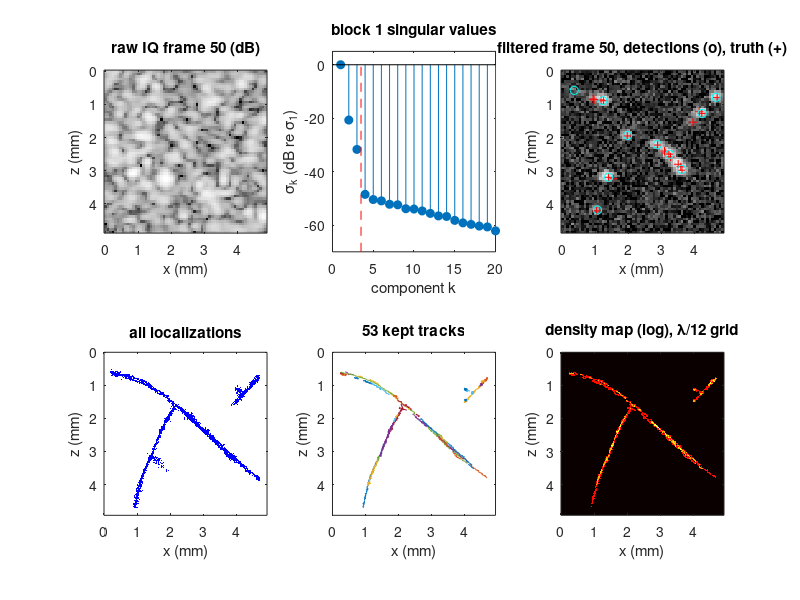

Write the MATLAB code that produced this figure.
%% m31_ulm_pipeline.m
% Purpose : a complete, minimal ULM pipeline on simulated beamformed IQ data:
%           synthesis -> SVD clutter filter -> matched-filter detection ->
%           sub-pixel localization (weighted average, Gaussian 3-point) ->
%           greedy frame-to-frame assignment -> track filter -> density map.
%           Every stage is compared with the ground truth that only a
%           simulation provides (true bubble positions and identities).
% Model   : 64 x 64 pixels of lambda/4 (5 MHz, lambda = 308 um), 1000 frames/s,
%           3 blocks of 100 frames. Six vessels (120, 60, 60, 30, 30, 20 um;
%           centreline speeds 25 ... 1.5 mm/s, parabolic profile). Bubbles:
%           Gaussian PSF, FWHM lambda (lateral) x 0.75 lambda (axial),
%           log-normal amplitude (4 dB), random phase, Doppler phase -4*pi*z/lambda.
%           Clutter: 3 speckle fields with slow complex gains, 30 dB above the
%           median bubble. White complex noise set by the median-bubble ENR.
%           Same model as Demo 31.1 (different random numbers).
% Change  : ENRdB, Nb (bubbles in the field), rList (SVD cut-offs), Pfa,
%           gate (linking distance, lambda), Lmin (minimum track length).
% Expect  : three clutter components (0-4 Hz mean Doppler, then a drop of
%           17 dB to bubble components at 50-100 Hz); r = 3 is the best cut-off
%           (recall 0.45, 0.26 false alarms per frame); r = 1 or 2 detects
%           almost nothing, r >= 4 loses bubbles and adds false alarms.
%           Localization error about 3x the median-bubble CRLB, mostly the
%           3-point estimator on lambda/4 pixels with white pixel noise (it
%           uses 3 samples of a PSF 4 pixels wide), also for isolated bubbles.
%           Greedy links 93 % correct. Across the 60 um vessel the localizations
%           spread 25.3 um while the true positions of the same (few) bubbles
%           spread 7.9 um: the quadrature difference, 24.0 um, matches the
%           actual rms perpendicular error (23.6 um). Runtime about 10 s (Octave).
rng(1);

%% Parameters
lam_um = 308; pix = 0.25; Nx = 64; Nz = 64; Np = Nx*Nz;  % pixel = lambda/4
FR = 1000; Tb = 100; nBlk = 3;                            % frames/s, frames per block
wx = 1/2.3548/pix; wz = 0.75/2.3548/pix;                  % PSF amplitude std (pixels)
ENRdB = 24; Nb = 20;                                      % median-bubble ENR, bubbles
Pfa = 1e-5; gate = 0.25; Lmin = 10;                       % detection, linking (lambda), track length
rList = [0 1 2 3 4 6 8 12];                               % SVD cut-offs to compare (block 1)
rUse = 3;                                                 % cut-off for the full pipeline
sigp = sqrt(pi*wx*wz/10^(ENRdB/10));                      % per-pixel complex noise std

%% Vessels: centrelines resampled to 0.02 lambda, normals, lengths
P = {[0.5 2;4 3;7 5.2;10 7.8;12.5 10.2;15.5 12.6], [7 5.2;5.6 7.8;4.6 10.2;3.6 12.6;3 15.5], ...
     [10 7.8;12 6;13.6 4.2;15.5 2.2], [4.6 10.2;6.4 11.8;8.2 13.6;9.4 15.5], ...
     [13.6 4.2;12 2.6;10.6 1.6;9 0.6], [12.5 10.2;11.6 12.2;12.2 14;12 15.5]};
dV = [120 60 60 30 30 20]; vV = [25 10 8 3 2.5 1.5];      % diameter (um), centreline speed (mm/s)
nV = numel(P); VX = cell(1,nV); VZ = VX; NXv = VX; NZv = VX; Lv = zeros(1,nV);
for k = 1:nV
    Q = P{k}; t = [0; cumsum(sqrt(sum(diff(Q).^2, 2)))];
    tt = linspace(0, t(end), 2000)';
    x = interp1(t, Q(:,1), tt, 'pchip'); z = interp1(t, Q(:,2), tt, 'pchip');
    cum = [0; cumsum(sqrt(diff(x).^2 + diff(z).^2))];
    su = (0:0.02:cum(end))';
    VX{k} = interp1(cum, x, su); VZ{k} = interp1(cum, z, su); Lv(k) = su(end);
    gx = gradient(VX{k}); gz = gradient(VZ{k}); gl = sqrt(gx.^2 + gz.^2);
    NXv{k} = -gz./gl; NZv{k} = gx./gl;
end
rV = dV/lam_um/2;                                         % radius (lambda)
vf = vV/(lam_um/1000)/FR;                                 % speed (lambda per frame)
wV = dV.*Lv; cw = cumsum(wV)/sum(wV);                     % bubbles per vessel ~ d x L (demo compromise)

%% Clutter fields (speckle = white noise convolved with the PSF)
kx = exp(-((-ceil(3*wx):ceil(3*wx)).^2)/(2*wx^2)); kz = exp(-((-ceil(3*wz):ceil(3*wz))'.^2)/(2*wz^2));
ampC = 10.^([30 18 6]/20); T = cell(1,3);
for k = 1:3
    W = conv2(kz, kx, randn(Nz,Nx) + 1i*randn(Nz,Nx), 'same');
    T{k} = W/sqrt(mean(abs(W(:)).^2))*ampC(k);
end
phc = 2*pi*rand(1,3); fC = [2.1 -5.3];                    % clutter gain phases, rotation (Hz)

%% Bubbles: vessel, arclength, lateral position u, amplitude, phase, id
bk = zeros(Nb,1); bs = bk; bu = bk; ba = bk; bph = bk; bid = (1:Nb)'; nid = Nb;
for i = 1:Nb
    bk(i) = find(rand <= cw, 1); bs(i) = rand*Lv(bk(i));
    u = 2*rand - 1; while rand > 1 - u^2, u = 2*rand - 1; end; bu(i) = u;
    ba(i) = 10^(4*randn/20); bph(i) = 2*pi*rand;
end

%% 1) Synthesis
tic;
nF = nBlk*Tb; IQ = zeros(Nz, Nx, nF); truth = cell(1, nF);
xg = 0:Nx-1; zg = (0:Nz-1)';
for f = 1:nF
    t = (f-1)/FR;
    c0 = exp(-1i*4*pi*0.02*sin(2*pi*3*t + phc(1)));
    fr = T{1}*c0 + T{2}*exp(1i*(2*pi*fC(1)*t + phc(2))) + T{3}*exp(1i*(2*pi*fC(2)*t + phc(3)));
    tl = zeros(0,4);
    for i = 1:Nb
        k = bk(i); bs(i) = bs(i) + vf(k)*(1 - bu(i)^2);
        if bs(i) > Lv(k)                                   % respawn at an inlet
            k = find(rand <= cw, 1); bk(i) = k; bs(i) = 0;
            u = 2*rand - 1; while rand > 1 - u^2, u = 2*rand - 1; end; bu(i) = u;
            ba(i) = 10^(4*randn/20); bph(i) = 2*pi*rand; nid = nid + 1; bid(i) = nid;
        end
        j = min(numel(VX{k}), max(1, round(bs(i)/0.02) + 1));
        x = VX{k}(j) + bu(i)*rV(k)*NXv{k}(j); z = VZ{k}(j) + bu(i)*rV(k)*NZv{k}(j);
        X = x/pix - 0.5; Z = z/pix - 0.5;                  % pixel coordinates (0-based)
        a = ba(i)*(1 + 0.1*randn)*exp(1i*(bph(i) - 4*pi*z));
        fr = fr + a*exp(-(zg - Z).^2/(2*wz^2))*exp(-(xg - X).^2/(2*wx^2));
        tl(end+1,:) = [x z bid(i) k];                      %#ok<SAGROW>
    end
    IQ(:,:,f) = fr + sigp/sqrt(2)*(randn(Nz,Nx) + 1i*randn(Nz,Nx));
    truth{f} = tl;
end
fprintf('Synthesis: %d frames of %d x %d pixels (%.1f s)\n', nF, Nz, Nx, toc);

%% 2) SVD of each block; singular spectrum and Doppler of the temporal vectors
U = cell(1,nBlk); Sg = U; Vv = U;
for b = 1:nBlk
    X = reshape(IQ(:,:,(b-1)*Tb + (1:Tb)), Np, Tb);
    [U{b}, Sg{b}, Vv{b}] = svd(X, 'econ');
end
sv = diag(Sg{1}); w = conj(Vv{1});                         % temporal signature of component k
fd = abs(angle(sum(w(2:end,:).*conj(w(1:end-1,:)), 1)))*FR/(2*pi);
fprintf('\nBlock 1: singular values (dB re sigma_1) and |mean Doppler| of components 1-8\n');
fprintf('  k      : %s\n', sprintf('%7d', 1:8));
fprintf('  dB     : %s\n', sprintf('%7.1f', 20*log10(sv(1:8)/sv(1))));
fprintf('  |fD| Hz: %s\n', sprintf('%7.1f', fd(1:8)));

%% 3-4) Detection and localization (anonymous helpers, base MATLAB)
kmx = exp(-((-ceil(2.5*wx):ceil(2.5*wx)).^2)/(2*wx^2)); kmz = exp(-((-ceil(2.5*wz):ceil(2.5*wz))'.^2)/(2*wz^2));
thr = log(1/Pfa);                                          % eta^2/sigma^2 for Pfa = exp(-eta^2/sigma^2)
filt = @(b, r) reshape(reshape(IQ(:,:,(b-1)*Tb + (1:Tb)), Np, Tb) - U{b}(:,1:r)*Sg{b}(1:r,1:r)*Vv{b}(:,1:r)', Nz, Nx, Tb);
o3 = @(a, b, c) max(-0.5, min(0.5, 0.5*(log(a) - log(c))/min(log(a) - 2*log(b) + log(c), -eps)));
res = zeros(numel(rList), 4);                              % recall, FA/frame, RMSE (um), median error (um)
for pass = 1:2
    if pass == 1, rr = rList; blocks = 1; else, rr = rUse; blocks = 1:nBlk; end
    for ir = 1:numel(rr)
        L = zeros(0, 9);                                   % [x z frame id ex ez xWA zWA vessel]
        nTrue = 0;
        for b = blocks
            F = filt(b, rr(ir));
            for t = 1:Tb
                f = (b-1)*Tb + t; A = abs(F(:,:,t));
                M = abs(conv2(kmz, kmx, F(:,:,t), 'same')).^2;
                s2 = median(M(:))/log(2);
                C = M(4:end-3, 4:end-3); pk = C > s2*thr;
                for di = -1:1, for dj = -1:1
                    if di || dj, pk = pk & C >= M((4:end-3)+di, (4:end-3)+dj); end
                end, end
                [ii, jj] = find(pk); ii = ii + 3; jj = jj + 3;
                tl = truth{f}; inner = tl(:,1) > 0.75 & tl(:,1) < 15.25 & tl(:,2) > 0.75 & tl(:,2) < 15.25;
                nTrue = nTrue + sum(inner);
                for q = 1:numel(ii)
                    blk = A(ii(q)-1:ii(q)+1, jj(q)-1:jj(q)+1); [~, m] = max(blk(:)); [di, dj] = ind2sub([3 3], m);
                    i0 = ii(q) + di - 2; j0 = jj(q) + dj - 2;
                    i0 = min(Nz-3, max(3, i0)); j0 = min(Nx-3, max(3, j0));
                    gxo = o3(A(i0,j0-1), A(i0,j0), A(i0,j0+1)); gzo = o3(A(i0-1,j0), A(i0,j0), A(i0+1,j0));
                    Wb = A(i0-2:i0+2, j0-2:j0+2); [jw, iw] = meshgrid(-2:2, -2:2);
                    xw = (j0 - 1 + sum(Wb(:).*jw(:))/sum(Wb(:)) + 0.5)*pix; zw = (i0 - 1 + sum(Wb(:).*iw(:))/sum(Wb(:)) + 0.5)*pix;
                    x = (j0 - 1 + gxo + 0.5)*pix; z = (i0 - 1 + gzo + 0.5)*pix;
                    d = sqrt((tl(:,1) - x).^2 + (tl(:,2) - z).^2); [dm, im] = min(d);
                    if dm < 0.5, L(end+1,:) = [x z f tl(im,3) x-tl(im,1) z-tl(im,2) xw zw tl(im,4)]; %#ok<SAGROW>
                    else, L(end+1,:) = [x z f -1 0 0 xw zw 0]; end %#ok<SAGROW>
                end
            end
        end
        tp = L(:,4) >= 0; [~, uq] = unique(L(tp,3)*1e6 + L(tp,4)); E = L(tp,:); E = E(uq,:);
        er = sqrt(E(:,5).^2 + E(:,6).^2)*lam_um;
        if pass == 1
            if isempty(er), er = NaN; end
            res(ir,:) = [size(E,1)/max(1,nTrue), sum(~tp)/(numel(blocks)*Tb), sqrt(mean(er.^2)), median(er)];
        end
    end
end
fprintf('\nSVD cut-off sweep on block 1 (Pfa = %.0e, Gaussian 3-point localizer)\n', Pfa);
fprintf('   r   recall   FA/frame   RMSE(um)   median(um)\n');
for ir = 1:numel(rList), fprintf('  %2d   %5.2f    %7.2f    %7.1f    %7.1f\n', rList(ir), res(ir,:)); end

crx = wx*pix/sqrt(10^(ENRdB/10))*lam_um; crz = wz*pix/sqrt(10^(ENRdB/10))*lam_um;
tp = L(:,4) >= 0;
eGx = L(tp,5)*lam_um; eGz = L(tp,6)*lam_um;
idx = find(tp); tl0 = zeros(numel(idx),2);
for q = 1:numel(idx), tl = truth{L(idx(q),3)}; m = find(tl(:,3) == L(idx(q),4), 1); tl0(q,:) = tl(m,1:2); end
eWx = (L(tp,7) - tl0(:,1))*lam_um; eWz = (L(tp,8) - tl0(:,2))*lam_um;
fprintf('\nFull pipeline, r = %d, %d blocks (%.1f s of data): %d localizations, %d true positives\n', rUse, nBlk, nF/FR, size(L,1), sum(tp));
fprintf('  CRLB of the median bubble (ENR %d dB): sigma_x = %.1f um, sigma_z = %.1f um\n', ENRdB, crx, crz);
fprintf('  Gaussian 3-point: RMSE x = %.1f um, z = %.1f um; median |error| = %.1f um\n', sqrt(mean(eGx.^2)), sqrt(mean(eGz.^2)), median(sqrt(eGx.^2 + eGz.^2)));
fprintf('  Weighted average: RMSE x = %.1f um, z = %.1f um; median |error| = %.1f um\n', sqrt(mean(eWx.^2)), sqrt(mean(eWz.^2)), median(sqrt(eWx.^2 + eWz.^2)));

%% Isolated versus crowded bubbles (nearest other true bubble beyond 1.5 lateral FWHM)
nn = zeros(numel(idx),1); amp = nn;
for q = 1:numel(idx)
    tl = truth{L(idx(q),3)}; m = tl(:,3) == L(idx(q),4);
    d = sqrt((tl(~m,1) - tl0(q,1)).^2 + ((tl(~m,2) - tl0(q,2))/0.75).^2); if isempty(d), d = Inf; end
    nn(q) = min(d);
end
iso = nn > 1.5; eG = sqrt(eGx.^2 + eGz.^2);
fprintf('  isolated (%d %%): RMSE x = %.1f, z = %.1f um, median |error| %.1f um; crowded: median |error| %.1f um\n', ...
    round(100*mean(iso)), sqrt(mean(eGx(iso).^2)), sqrt(mean(eGz(iso).^2)), median(eG(iso)), median(eG(~iso)));

%% Spread across the 60 um vessel (vessel 2) versus the prediction
% Lateral positions u are drawn with p(u) ~ 1 - u^2 (flux weighting of a 2D parabolic profile), so the
% model spread of the lumen is R/sqrt(5). The true positions of the matched bubbles give the actual
% lumen spread of this sample (a long steady-state run would drift toward uniform u, R/sqrt(3), because
% slow wall bubbles stay in the field longer; a cylindrical vessel gives R/sqrt(6) and R/2 instead).
in2 = tp & L(:,9) == 2; q2 = find(in2); perp = zeros(numel(q2),1); perpT = perp;
for q = 1:numel(q2)
    x = L(q2(q),1); z = L(q2(q),2); dd = (VX{2} - x).^2 + (VZ{2} - z).^2; [~, j] = min(dd);
    perp(q) = ((x - VX{2}(j))*NXv{2}(j) + (z - VZ{2}(j))*NZv{2}(j))*lam_um;
    m = find(idx == q2(q), 1); xt = tl0(m,1); zt = tl0(m,2);
    perpT(q) = ((xt - VX{2}(j))*NXv{2}(j) + (zt - VZ{2}(j))*NZv{2}(j))*lam_um;
end
sModel = dV(2)/2/sqrt(5);                                  % std of u*R with p(u) ~ 1 - u^2
fprintf('\nVessel 2 (60 um): %d localizations; spread across the vessel = %.1f um\n', numel(perp), std(perp));
fprintf('  true positions of the same bubbles: %.1f um (model R/sqrt(5) = %.1f um)\n', std(perpT), sModel);
fprintf('  implied perpendicular localization error = %.1f um (actual rms perpendicular error %.1f um)\n', ...
    sqrt(max(0, std(perp)^2 - std(perpT)^2)), sqrt(mean((perp - perpT).^2)));

%% 5) Tracking: greedy global assignment within the gate, then track filter
frames = L(:,3); ntr = 0; tid = zeros(size(L,1),1); nl = 0; nlt = 0; nlc = 0;
for f = 1:nF
    cur = find(frames == f); if isempty(cur), continue; end
    prv = find(frames == f-1);
    if ~isempty(prv)
        D = sqrt((L(prv,1) - L(cur,1)').^2 + (L(prv,2) - L(cur,2)').^2);
        [dsort, ord] = sort(D(:)); usedA = false(numel(prv),1); usedB = false(numel(cur),1);
        for q = 1:numel(ord)
            if dsort(q) > gate, break; end
            [a, b2] = ind2sub(size(D), ord(q));
            if ~usedA(a) && ~usedB(b2)
                usedA(a) = true; usedB(b2) = true; tid(cur(b2)) = tid(prv(a)); nl = nl + 1;
                if L(prv(a),4) >= 0 && L(cur(b2),4) >= 0, nlt = nlt + 1; nlc = nlc + (L(prv(a),4) == L(cur(b2),4)); end
            end
        end
    end
    for q = cur', if tid(q) == 0, ntr = ntr + 1; tid(q) = ntr; end, end
end
len = accumarray(tid, 1); keep = find(len >= Lmin);
fprintf('\nTracking (greedy, gate %.2f lambda = %.0f um): %d links, %.1f %% of true-true links correct\n', gate, gate*lam_um, nl, 100*nlc/max(1,nlt));
fprintf('  %d tracks, %d kept (>= %d frames), %.0f %% of localizations kept\n', ntr, numel(keep), Lmin, 100*sum(len(keep))/size(L,1));

%% 6) Render (lambda/12 grid), each track counted once per pixel
RG = 192; rp = 16/RG; den = zeros(RG);
for k = keep'
    q = find(tid == k); [~, o] = sort(L(q,3)); q = q(o); st = false(RG);
    for m = 2:numel(q)
        n = max(1, ceil(hypot(L(q(m),1) - L(q(m-1),1), L(q(m),2) - L(q(m-1),2))/(0.3*rp)));
        xs = L(q(m-1),1) + (0:n)/n*(L(q(m),1) - L(q(m-1),1)); zs = L(q(m-1),2) + (0:n)/n*(L(q(m),2) - L(q(m-1),2));
        ix = floor(xs/rp) + 1; iz = floor(zs/rp) + 1; ok = ix >= 1 & ix <= RG & iz >= 1 & iz <= RG;
        st(sub2ind([RG RG], iz(ok), ix(ok))) = true;
    end
    den = den + st;
end
mask = false(RG); [gxr, gzr] = meshgrid(((1:RG) - 0.5)*rp, ((1:RG) - 0.5)*rp);
for k = 1:nV
    for j = 1:4:numel(VX{k})
        mask = mask | ((gxr - VX{k}(j)).^2 + (gzr - VZ{k}(j)).^2 <= (max(rV(k), 0.5*rp) + 0.5*rp)^2);
    end
end
fprintf('  saturation: %.1f %% of true-lumen pixels visited by at least one kept track\n', 100*mean(den(mask) > 0));
fprintf('Total runtime %.1f s\n', toc);

%% Figures
figure('Position', [50 50 1100 650]);
subplot(2,3,1); imagesc((0:Nx-1)*pix*lam_um/1000, (0:Nz-1)*pix*lam_um/1000, 20*log10(abs(IQ(:,:,50))/max(max(abs(IQ(:,:,50)))))); caxis([-40 0]);
colormap(gray); axis image; title('raw IQ frame 50 (dB)'); xlabel('x (mm)'); ylabel('z (mm)');
subplot(2,3,2); stem(1:20, 20*log10(sv(1:20)/sv(1)), 'filled'); hold on; plot([rUse rUse] + 0.5, [-70 0], 'r--');
xlabel('component k'); ylabel('\sigma_k (dB re \sigma_1)'); title('block 1 singular values'); ylim([-70 5]);
Ff = filt(1, rUse); subplot(2,3,3); imagesc((0:Nx-1)*pix*lam_um/1000, (0:Nz-1)*pix*lam_um/1000, 20*log10(abs(Ff(:,:,50))/max(max(abs(Ff(:,:,50)))))); caxis([-30 0]);
axis image; hold on; tl = truth{50}; plot(tl(:,1)*lam_um/1000, tl(:,2)*lam_um/1000, 'r+'); q = L(:,3) == 50; plot(L(q,1)*lam_um/1000, L(q,2)*lam_um/1000, 'co');
title('filtered frame 50, detections (o), truth (+)'); xlabel('x (mm)'); ylabel('z (mm)');
subplot(2,3,4); plot(L(:,1)*lam_um/1000, L(:,2)*lam_um/1000, 'b.', 'MarkerSize', 2); axis ij; axis image; axis([0 4.93 0 4.93]);
title('all localizations'); xlabel('x (mm)'); ylabel('z (mm)');
subplot(2,3,5); hold on; for k = keep', q = find(tid == k); plot(L(q,1)*lam_um/1000, L(q,2)*lam_um/1000, '-'); end
axis ij; axis image; axis([0 4.93 0 4.93]); box on; title(sprintf('%d kept tracks', numel(keep))); xlabel('x (mm)'); ylabel('z (mm)');
subplot(2,3,6); imagesc(((1:RG) - 0.5)*rp*lam_um/1000, ((1:RG) - 0.5)*rp*lam_um/1000, log(1 + den)); axis image; colormap(gca, hot);
title('density map (log), \lambda/12 grid'); xlabel('x (mm)'); ylabel('z (mm)');
